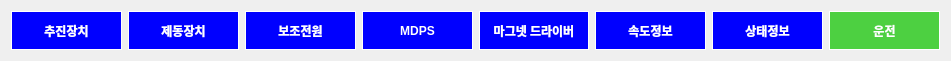
  <widget class="QWidget" name="verticalLayoutWidget_11">
   <property name="geometry">
    <rect>
     <x>0</x>
     <y>622</y>
     <width>951</width>
     <height>61</height>
    </rect>
   </property>
   <layout class="QHBoxLayout" name="horizontalLayout">
    <item>
     <widget class="QPushButton" name="pushButton1">
      <property name="sizePolicy">
       <sizepolicy hsizetype="Minimum" vsizetype="Preferred">
        <horstretch>0</horstretch>
        <verstretch>0</verstretch>
       </sizepolicy>
      </property>
      <property name="styleSheet">
       <string notr="true">background-color: blue;
color: rgb(255, 255, 255);
font-weight: 500;
border: 0.5px solid #FFFFFF;</string>
      </property>
      <property name="text">
       <string>추진장치</string>
      </property>
      <property name="iconSize">
       <size>
        <width>24</width>
        <height>24</height>
       </size>
      </property>
     </widget>
    </item>
    <item>
     <widget class="QPushButton" name="pushButton2">
      <property name="sizePolicy">
       <sizepolicy hsizetype="Minimum" vsizetype="Preferred">
        <horstretch>0</horstretch>
        <verstretch>0</verstretch>
       </sizepolicy>
      </property>
      <property name="styleSheet">
       <string notr="true">background-color: blue;
color: rgb(255, 255, 255);
font-weight : 500;
border: 0.5px solid #FFFFFF;</string>
      </property>
      <property name="text">
       <string>제동장치</string>
      </property>
     </widget>
    </item>
    <item>
     <widget class="QPushButton" name="pushButton3">
      <property name="sizePolicy">
       <sizepolicy hsizetype="Minimum" vsizetype="Preferred">
        <horstretch>0</horstretch>
        <verstretch>0</verstretch>
       </sizepolicy>
      </property>
      <property name="styleSheet">
       <string notr="true">background-color: blue;
color: rgb(255, 255, 255);
font-weight : 500;
border: 0.5px solid #FFFFFF;</string>
      </property>
      <property name="text">
       <string>보조전원</string>
      </property>
     </widget>
    </item>
    <item>
     <widget class="QPushButton" name="pushButton4">
      <property name="sizePolicy">
       <sizepolicy hsizetype="Minimum" vsizetype="Preferred">
        <horstretch>0</horstretch>
        <verstretch>0</verstretch>
       </sizepolicy>
      </property>
      <property name="styleSheet">
       <string notr="true">background-color: blue;
color: rgb(255, 255, 255);
font-weight : 500;
border: 0.5px solid #FFFFFF;</string>
      </property>
      <property name="text">
       <string>MDPS</string>
      </property>
     </widget>
    </item>
    <item>
     <widget class="QPushButton" name="pushButton5">
      <property name="sizePolicy">
       <sizepolicy hsizetype="Minimum" vsizetype="Preferred">
        <horstretch>0</horstretch>
        <verstretch>0</verstretch>
       </sizepolicy>
      </property>
      <property name="styleSheet">
       <string notr="true">background-color: blue;
color: rgb(255, 255, 255);
font-weight : 500;
border: 0.5px solid #FFFFFF;</string>
      </property>
      <property name="text">
       <string>마그넷 드라이버</string>
      </property>
     </widget>
    </item>
    <item>
     <widget class="QPushButton" name="pushButton6">
      <property name="sizePolicy">
       <sizepolicy hsizetype="Minimum" vsizetype="Preferred">
        <horstretch>0</horstretch>
        <verstretch>0</verstretch>
       </sizepolicy>
      </property>
      <property name="styleSheet">
       <string notr="true">background-color: blue;
color: rgb(255, 255, 255);
font-weight : 500;
border: 0.5px solid #FFFFFF;</string>
      </property>
      <property name="text">
       <string>속도정보</string>
      </property>
     </widget>
    </item>
    <item>
     <widget class="QPushButton" name="pushButton7">
      <property name="sizePolicy">
       <sizepolicy hsizetype="Minimum" vsizetype="Preferred">
        <horstretch>0</horstretch>
        <verstretch>0</verstretch>
       </sizepolicy>
      </property>
      <property name="styleSheet">
       <string notr="true">background-color: blue;
color: rgb(255, 255, 255);
font-weight : 500;
border: 0.5px solid #FFFFFF;</string>
      </property>
      <property name="text">
       <string>상태정보</string>
      </property>
     </widget>
    </item>
    <item>
     <widget class="QPushButton" name="pushButton8">
      <property name="sizePolicy">
       <sizepolicy hsizetype="Minimum" vsizetype="Preferred">
        <horstretch>0</horstretch>
        <verstretch>0</verstretch>
       </sizepolicy>
      </property>
      <property name="styleSheet">
       <string notr="true">background-color: rgb(77, 208, 65);
color: rgb(255, 255, 255);
font-weight : 500;
border: 0.5px solid #FFFFFF;</string>
      </property>
      <property name="text">
       <string>운전</string>
      </property>
     </widget>
    </item>
   </layout>
  </widget>
